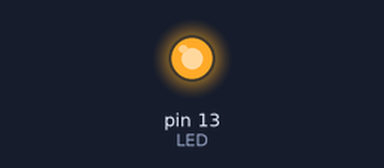
A sketch run on a simulated Arduino Uno, built with avr-gcc and run on an emulated ATmega328P. On the bench: output pins drawn as LEDs (lit = HIGH).

Above: at 1.0 s.
At 25.0 s:
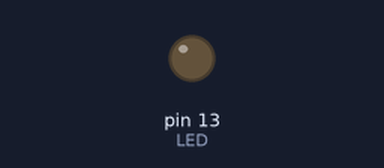
Timing chart, 0 to 28.6 s (numbered marks = the images above):
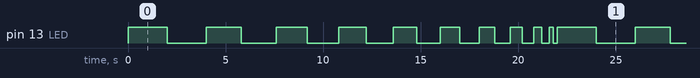

Measured:
- by itself, pin 13 (LED): repeats every 22.0 s: LOW 2.0 s, HIGH 1.8 s, LOW 1.8 s, HIGH 1.6 s, LOW 1.6 s, HIGH 1.4 s, LOW 1.4 s, HIGH 1.2 s, LOW 1.2 s, HIGH 1.0 s, LOW 1.0 s, HIGH 0.80 s, LOW 0.80 s, HIGH 0.60 s, LOW 0.60 s, HIGH 0.40 s, LOW 0.40 s, HIGH 0.20 s, LOW 0.20 s, HIGH 2.0 s
- by itself, everything shown: repeats every 22.0 s, in 20 steps

The sketch:

Pisca_LED_Decremental.ino
```cpp
int LED=13;
int intervalo = 2000;


void setup() {
pinMode(LED, OUTPUT);
}
void loop(){
  if(intervalo == 0){
    intervalo = 2000;
  }

  digitalWrite(LED, HIGH);
  delay (intervalo);
  digitalWrite(LED, LOW);
    delay (intervalo);
  intervalo = intervalo - 200;
}
```
